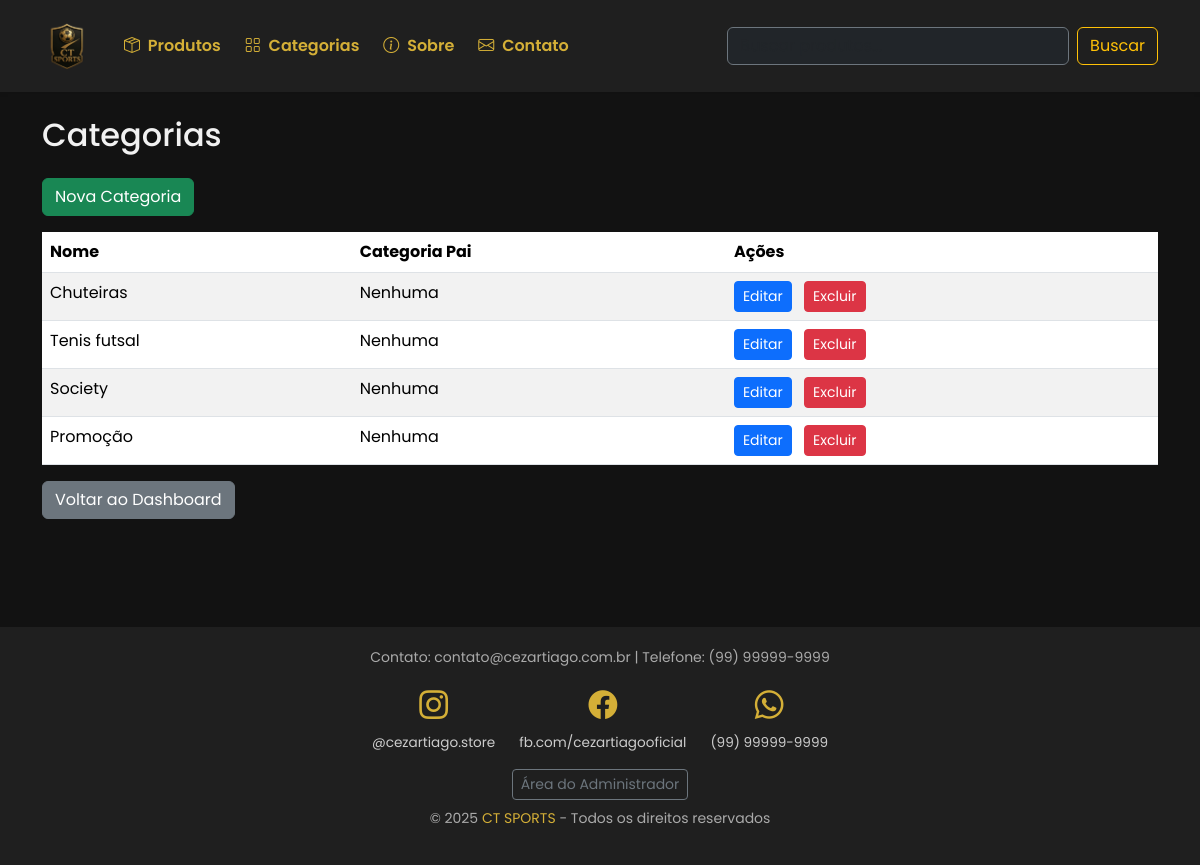
The page /dashboard/categorias/ (signed in) on the database its author committed.
### loja_app/models.py (models this page shows, shortened)
class Categoria(models.Model):
    nome = models.CharField(max_length=255, unique=True)
    categoria_pai = models.ForeignKey(
        'self',
        on_delete=models.CASCADE,
        blank=True,
        null=True,
        related_name='subcategorias',
    )

### loja_app/views.py (the view)
# urls.py: path('dashboard/categorias/', views.listar_categorias, name='listar_categorias'),
@login_required
@user_passes_test(is_admin)
def listar_categorias(request):
    categorias = Categoria.objects.all()
    return render(request, 'areaAdmin/listar_categorias.html', {'categorias': categorias})

### loja_app/views.py (called while the page is built)
def is_admin(user):
    return user.is_staff

### loja_app/templates/areaAdmin/listar_categorias.html (shortened to what this page needs)
{% extends 'base.html' %}
{% block content %}
<div class="container mt-4 mb-5">
  <h2 class="mb-4">Categorias</h2>
  <a href="{% url 'cadastrar_categoria' %}" class="btn btn-success mb-3">Nova Categoria</a>
  <table class="table table-striped">
    <thead>
      <tr>
        <th>Nome</th>
        <th>Categoria Pai</th>
        <th>Ações</th>
      </tr>
    </thead>
    <tbody>
      {% for categoria in categorias %}
        <tr>
          <td>{{ categoria.nome }}</td>
          <td>
            {% if categoria.categoria_pai %}
              {{ categoria.categoria_pai.nome }}
            {% else %}
              Nenhuma
            {% endif %}
          </td>
          <td>
            <a href="{% url 'editar_categoria' categoria.id %}" class="btn btn-sm btn-primary me-2">Editar</a>
            <a href="{% url 'excluir_categoria' categoria.id %}" class="btn btn-sm btn-danger">Excluir</a>
          </td>
        </tr>
      {% endfor %}
    </tbody>
  </table>
  <div class="d-flex justify-content-between mt-3">
    <a href="{% url 'admin_dashboard' %}" class="btn btn-secondary">Voltar ao Dashboard</a>
  </div>
</div>
{% endblock %}

### loja_app/templates/base.html (style rules this page uses)
body { background-color: #121212; font-family: 'Poppins', sans-serif; color: #f1f1f1; display: flex; flex-direction: column; min-height: 100vh; }

### rows shown on the page
Categoria: nome "Chuteiras", shows "Nenhuma"
Categoria: nome "Tenis futsal", shows "Nenhuma"
Categoria: nome "Society", shows "Nenhuma"
Categoria: nome "Promoção", shows "Nenhuma"
